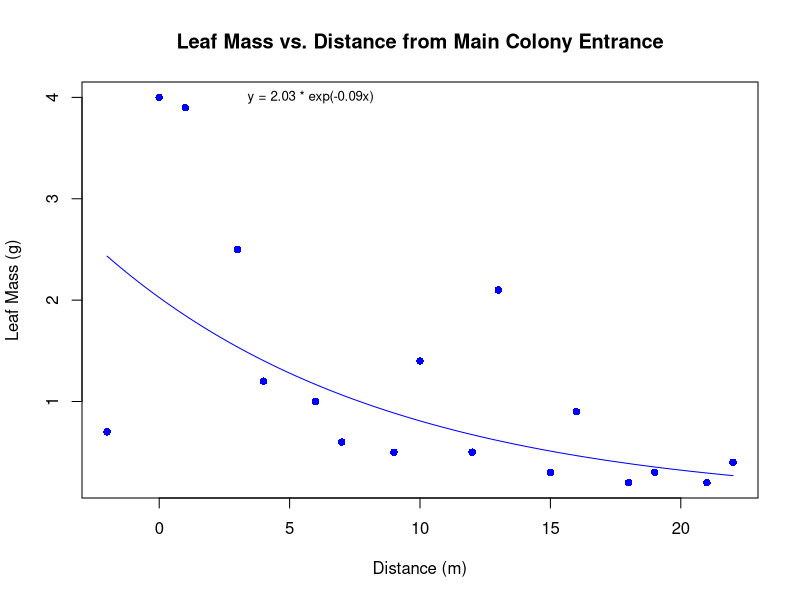
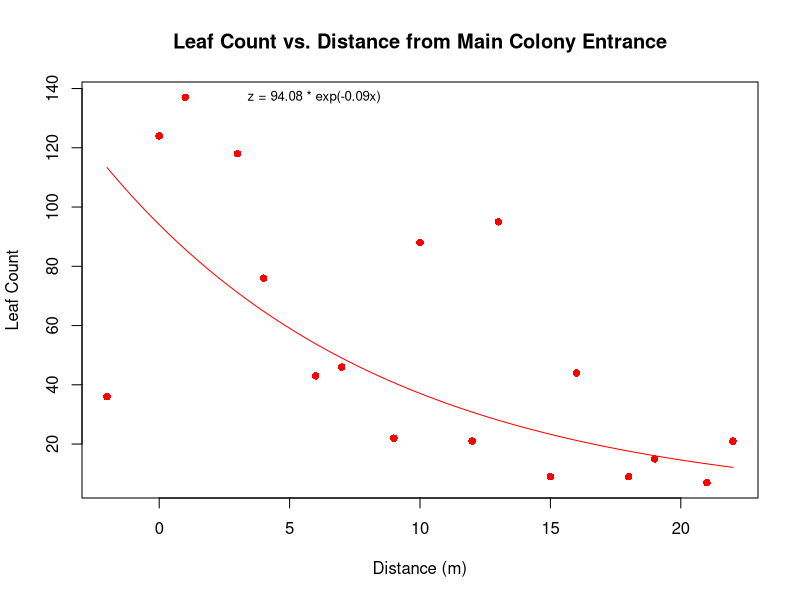

These figures' R source, in order:
## ---- chunk 1
# vector x (distance from main colony entrance)
x <- c(0, 6, 12, 18, 3, 9, 15, 21, 1, 7, 13, 19, -2, 4, 10, 16, 22)

# vector y (leaf pass in quadrat)
y <- c(4, 1, 0.5, 0.2, 2.5, 0.5, 0.3, 0.2, 3.9, 0.6, 2.1, 0.3, 0.7, 1.2, 1.4, 0.9, 0.4)

# vector z (leaf count in quadrat)
z <- c(124, 43, 21,  9, 118, 22, 9, 7, 137, 46, 95, 15, 36, 76, 88, 44,  21)

## ---- chunk 2
#create a data  frame
data <- data.frame(x = x, y = y, z = z)

# Use order to get the indices that would sort the data frame by x
order_indices <- order(data$x)

# Use the indices to reorder the data frame
sorted_data <- data[order_indices, ]
## ---- chunk 3
# Display the sorted data frame
print(sorted_data)
## ---- chunk 4
#change row headers
colnames(sorted_data) <-
c("Distance (m)", "Leaf Mass (g)", "Leaf Count")
#remove indices on the left side
print(sorted_data, row.names = FALSE)

## ---- chunk 5
plot(x, y, main = "Leaf Mass vs. Distance from Main Colony Entrance", xlab = "Distance (m)", ylab = "Leaf Mass (g)", col = "blue", pch = 16)

#Add an exponential line of best fit
fit <- lm(log(y) ~ x)

# Generate predicted values for the exponential fit
x_pred <- seq(min(x), max(x), length.out = 100)
y_pred <- exp(predict(fit, newdata = data.frame(x = x_pred)))

# Add the exponential line to the plot
lines(x_pred, y_pred, col = "blue", type = "l")

#add the equation of best fit
# Extract coefficients and transform back from log scale
a <- exp(coef(fit)[1])
b <- coef(fit)[2]

# Print the equation on the plot
eq <- sprintf("y = %.2f * exp(%.2fx)", a, b)
text(3, max(y), eq, pos = 4, col = "black", cex = 0.8)
## ---- chunk 6
plot(x, z, main = "Leaf Count vs. Distance from Main Colony Entrance", xlab = "Distance (m)", ylab = "Leaf Count", col = "red", pch = 16)
fit <- lm(log(z) ~ x)
x_pred <- seq(min(x), max(x), length.out = 100)
z_pred <- exp(predict(fit, newdata = data.frame(x = x_pred)))
lines(x_pred, z_pred, col = "red", type = "l")
a <- exp(coef(fit)[1])
b <- coef(fit)[2]
eq <- sprintf("z = %.2f * exp(%.2fx)", a, b)
text(3, max(z), eq, pos = 4, col = "black", cex = 0.8)
